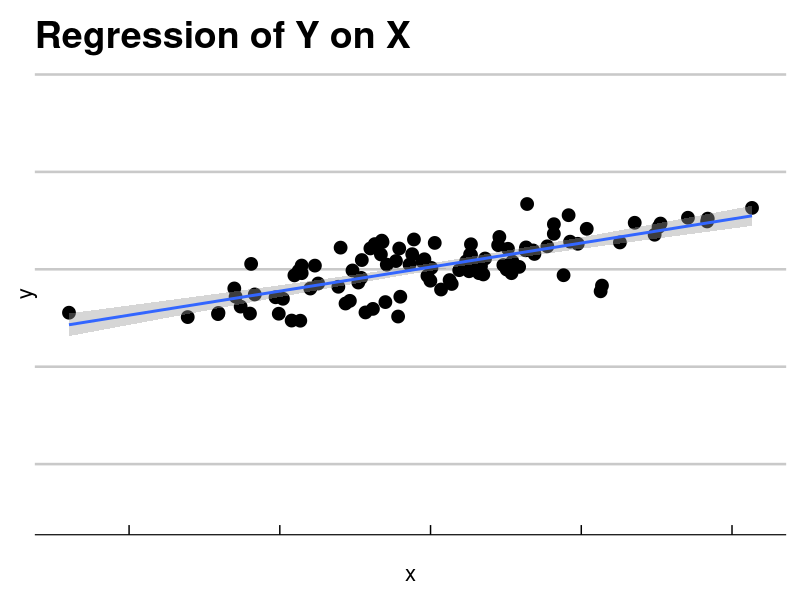
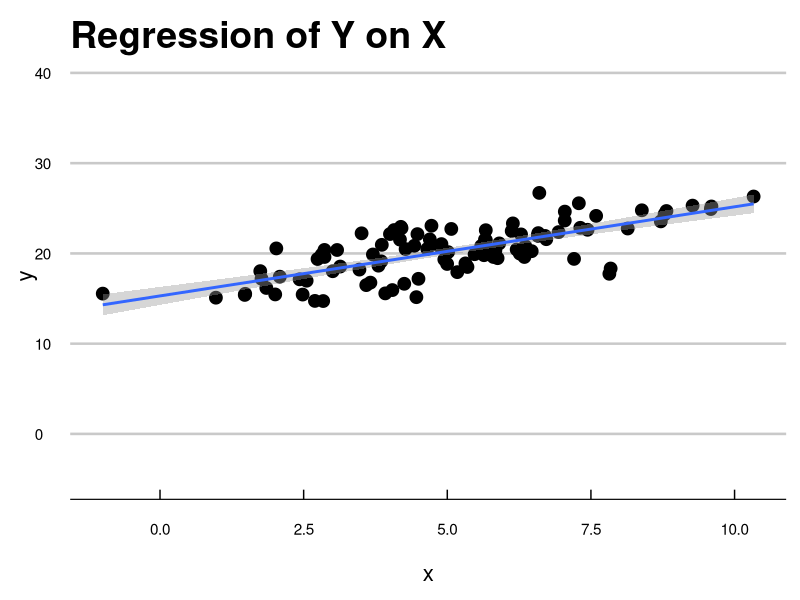
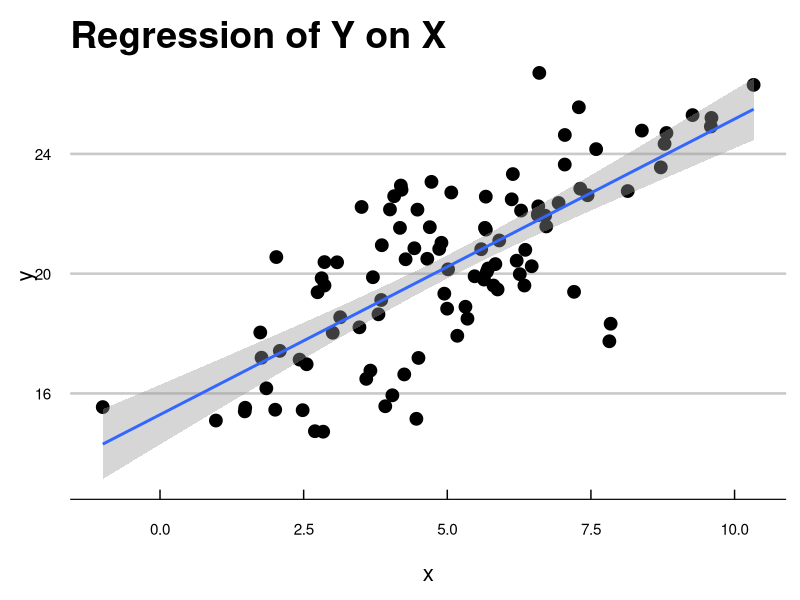

Recreate these plots in R, in order.
library(tidyverse)
library(gridExtra)
library(ggthemes)

set.seed(27)

x <- rnorm(100, 5, 2)
y <- rnorm(100, x, 2) + 15

p1 <- data.frame(x, y) %>% ggplot(aes(x = x, y = y)) +
  geom_point(size = 4) +
  ylim(c(-5, 40)) +
  theme_economist_white(base_size = 14) +
  theme(
    panel.background = element_rect("white"),
    plot.background = element_rect(fill = "white"),
    axis.title.x = element_text(size = 16,
                                margin = margin(
                                  t = 20, 
                                  r = 0,
                                  b = 0, 
                                  l = 0)),
    axis.title.y = element_text(size = 16),
    title = element_text(size = 18),
    axis.text.x = element_blank(),
    axis.text.y = element_blank()
  ) +
  geom_smooth(method = "lm", formula = 'y ~ x') +
  ggtitle("Regression of Y on X")

p2 <- data.frame(x, y) %>% ggplot(aes(x = x, y = y)) +
  geom_point(size = 4) +
  ylim(c(-5, 40)) +
  theme_economist_white(base_size = 14) +
  theme(
    panel.background = element_rect("white"),
    plot.background = element_rect(fill = "white"),
    axis.title.x = element_text(size = 16,
                                margin = margin(
                                  t = 20, 
                                  r = 0,
                                  b = 0, 
                                  l = 0)),
    axis.title.y = element_text(size = 16),
    title = element_text(size = 18)
  ) +
  geom_smooth(method = "lm", formula = 'y ~ x') +
  ggtitle("Regression of Y on X")

p3 <- data.frame(x, y) %>% ggplot(aes(x = x, y = y)) +
  geom_point(size = 4) +
  theme_economist_white(base_size = 14) +
  theme(
    panel.background = element_rect("white"),
    plot.background = element_rect(fill = "white"),
    axis.title.x = element_text(size = 16,
                                margin = margin(
                                  t = 20, 
                                  r = 0,
                                  b = 0, 
                                  l = 0)),
    axis.title.y = element_text(size = 16),
    title = element_text(size = 18)
  ) +
  geom_smooth(method = "lm", formula = 'y ~ x') +
  ggtitle("Regression of Y on X")
